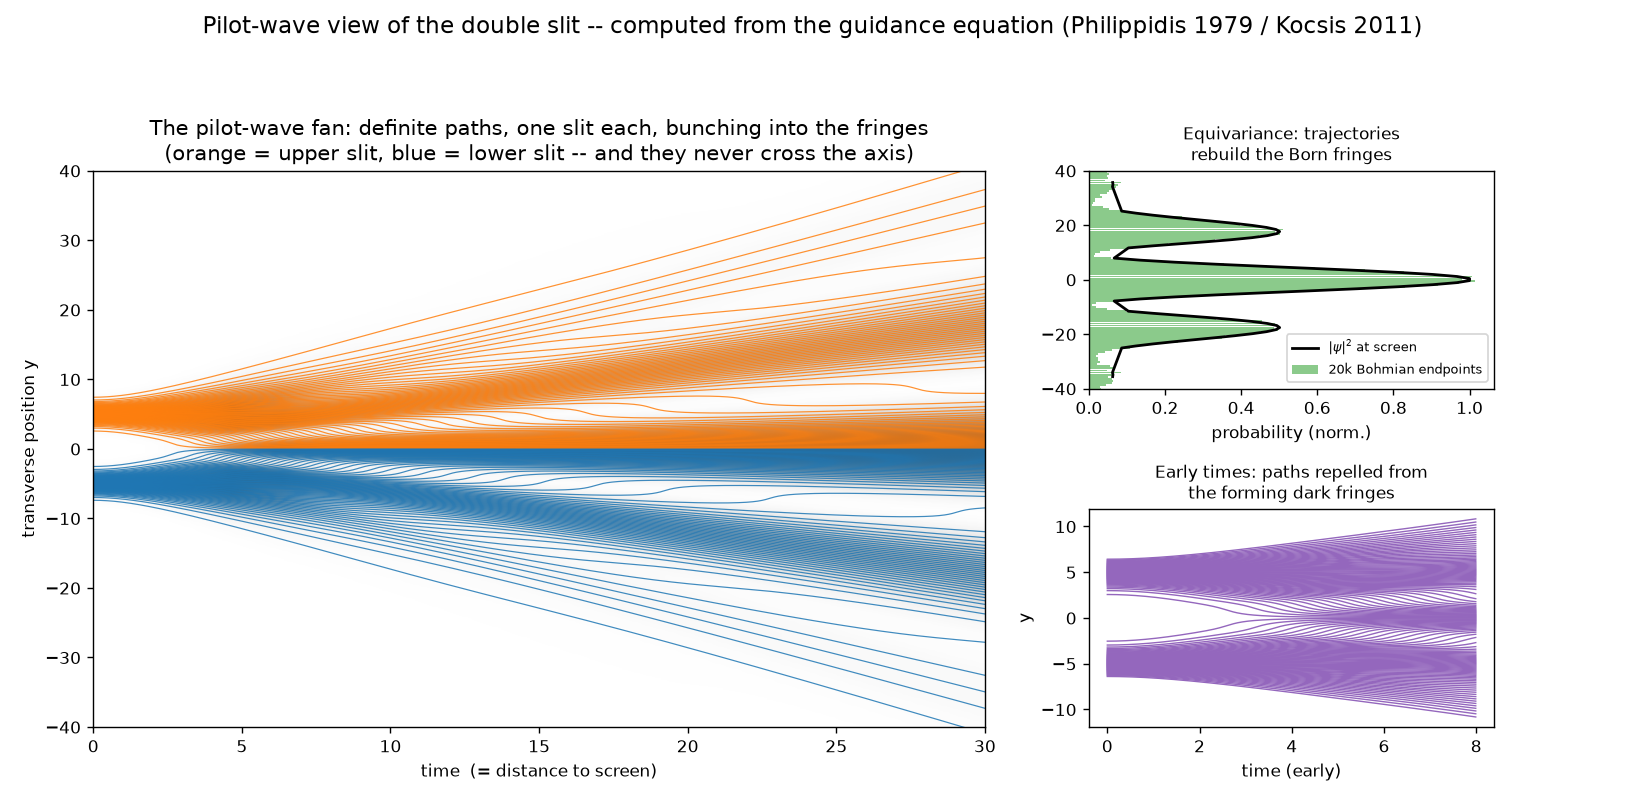

Reproduce this figure in Python.
"""
Experiment 3 — the pilot-wave (Bohmian) trajectories of our double slit.

The guiding wave: two freely spreading Gaussian slit-packets (exact analytic
solution of the Schrodinger equation, hbar = m = 1):

    psi(y,t) = G(y - d/2, t) + G(y + d/2, t),
    G(u,t)   = s_t^{-1/2} exp(-u^2 / (4 sigma0 s_t)),   s_t = sigma0 (1 + i t / (2 sigma0^2))

Each particle has a definite position at all times and simply rides the wave:

    dy/dt = v(y,t) = Im( d_y psi / psi )        (the guidance equation)

This is the calculation of Philippidis, Dewdney & Hiley (1979); the same velocity
field is what Kocsis et al. (Science 2011) reconstructed from weak measurements.

Verifications:
  1) EQUIVARIANCE: start 20,000 particles Born-distributed (|psi|^2 at t=0),
     integrate the guidance equation only -- their histogram at the screen must
     reproduce |psi(y,T)|^2 including all fringes.  (This is WHY pilot wave is
     empirically identical to standard QM.)
  2) NO CROSSING: trajectories never cross the symmetry axis (count = 0), the
     famous Bohmian signature -- a particle landing in the upper half CAME from
     the upper slit, definite path and all.

Honesty notes: an interpretation, not new predictions; for photons the analog
is energy-flow lines (Kocsis), massive-particle version shown here.
"""
import numpy as np
import matplotlib
matplotlib.use("Agg")
import matplotlib.pyplot as plt

sigma0, d, T, dt = 1.0, 10.0, 30.0, 0.01
rng = np.random.default_rng(3)

def s_t(t):
    return sigma0 * (1 + 1j * t / (2 * sigma0**2))

def psi_and_dpsi(y, t):
    st = s_t(t)
    out_p, out_d = 0.0, 0.0
    for c in (+d/2, -d/2):
        u = y - c
        g = np.exp(-u**2 / (4 * sigma0 * st)) / np.sqrt(st)
        out_p = out_p + g
        out_d = out_d + g * (-u / (2 * sigma0 * st))
    return out_p, out_d

def vfield(y, t):
    p, dp = psi_and_dpsi(y, t)
    return np.imag(dp / p)

def rk4(y, t, dt):
    k1 = vfield(y, t)
    k2 = vfield(y + 0.5*dt*k1, t + 0.5*dt)
    k3 = vfield(y + 0.5*dt*k2, t + 0.5*dt)
    k4 = vfield(y + dt*k3, t + dt)
    return y + dt*(k1 + 2*k2 + 2*k3 + k4)/6

# ---------- Born-distributed initial ensemble ----------
ygrid = np.linspace(-12, 12, 4001)
p0, _ = psi_and_dpsi(ygrid, 0.0)
w = np.abs(p0)**2; w /= w.sum()
cdf = np.cumsum(w)
Nens = 20000
y_ens = np.interp(rng.random(Nens), cdf, ygrid)
sign0 = np.sign(y_ens)

# fan subset: quantile-spaced for even visual coverage
qs = np.interp(np.linspace(0.004, 0.996, 140), cdf, ygrid)

steps = int(T/dt)
t_axis = np.linspace(0, T, steps+1)
fan = np.zeros((steps+1, qs.size)); fan[0] = qs
ens = y_ens.copy()
for i in range(steps):
    t = i*dt
    fan[i+1] = rk4(fan[i], t, dt)
    ens = rk4(ens, t, dt)

# ---------- verifications ----------
crossings = int(np.sum(np.sign(ens) != sign0))
print(f"NO-CROSSING CHECK: {crossings} of {Nens} trajectories crossed the axis (expected 0)")

yg2 = np.linspace(-45, 45, 121)
hist, edges = np.histogram(ens, bins=yg2, density=True)
centers = 0.5*(edges[1:] + edges[:-1])
pT, _ = psi_and_dpsi(centers, T)
born = np.abs(pT)**2
born /= np.trapezoid(born, centers)
mask = born > 0.003
dev = np.max(np.abs(hist[mask] - born[mask])) / born.max()
print(f"EQUIVARIANCE: max |trajectory histogram - |psi|^2| = {dev:.1%} of peak "
      f"(20k particles, guidance equation only)")

# ---------- background heatmap ----------
yh = np.linspace(-40, 40, 500)
H = np.zeros((yh.size, t_axis[::10].size))
for j, t in enumerate(t_axis[::10]):
    p, _ = psi_and_dpsi(yh, max(t, 1e-9))
    col = np.abs(p)**2
    H[:, j] = col / col.max()

# ---------- figure ----------
fig = plt.figure(figsize=(13, 6.4))
gs = fig.add_gridspec(2, 3, width_ratios=[2.2, 1, 0.02])
axF = fig.add_subplot(gs[:, 0])
axH = fig.add_subplot(gs[0, 1])
axZ = fig.add_subplot(gs[1, 1])

axF.imshow(H, extent=[0, T, yh[0], yh[-1]], origin="lower", aspect="auto",
           cmap="Greys", alpha=0.75)
up = fan[0] > 0
axF.plot(t_axis, fan[:, up], color="tab:orange", lw=0.7, alpha=0.85)
axF.plot(t_axis, fan[:, ~up], color="tab:blue", lw=0.7, alpha=0.85)
axF.set_xlabel("time  (= distance to screen)")
axF.set_ylabel("transverse position y")
axF.set_title("The pilot-wave fan: definite paths, one slit each, bunching into the fringes\n"
              "(orange = upper slit, blue = lower slit -- and they never cross the axis)")
axF.set_ylim(-40, 40)

axH.plot(born[mask]/born.max(), centers[mask], "k-", lw=1.6, label=r"$|\psi|^2$ at screen")
axH.barh(centers, hist/born.max(), height=(centers[1]-centers[0])*0.95,
         color="tab:green", alpha=0.55, label="20k Bohmian endpoints")
axH.set_ylim(-40, 40); axH.set_xlabel("probability (norm.)")
axH.set_title("Equivariance: trajectories\nrebuild the Born fringes", fontsize=10)
axH.legend(fontsize=7.5, loc="lower right")

sel = np.abs(fan[0]) < 6.5
axZ.plot(t_axis[:800], fan[:800, sel], color="tab:purple", lw=0.8)
axZ.set_xlabel("time (early)"); axZ.set_ylabel("y")
axZ.set_title("Early times: paths repelled from\nthe forming dark fringes", fontsize=10)

fig.suptitle("Pilot-wave view of the double slit -- computed from the guidance equation "
             "(Philippidis 1979 / Kocsis 2011)", fontsize=13)
fig.tight_layout(rect=[0, 0, 1, 0.93])
fig.savefig("bohmian_fan.png", dpi=125)
print("saved -> qsim/bohmian_fan.png")
